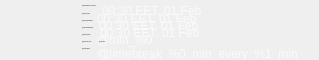
       <widget class="QWidget" name="info_lefttop" native="true">
        <property name="minimumSize">
         <size>
          <width>319</width>
          <height>60</height>
         </size>
        </property>
        <property name="maximumSize">
         <size>
          <width>482</width>
          <height>60</height>
         </size>
        </property>
        <layout class="QHBoxLayout" name="horizontalLayout_5" stretch="0,1">
         <property name="spacing">
          <number>20</number>
         </property>
         <property name="leftMargin">
          <number>30</number>
         </property>
         <property name="topMargin">
          <number>0</number>
         </property>
         <property name="rightMargin">
          <number>0</number>
         </property>
         <property name="bottomMargin">
          <number>0</number>
         </property>
         <item alignment="Qt::AlignLeft">
          <widget class="QLabel" name="icon_lefttop">
           <property name="minimumSize">
            <size>
             <width>32</width>
             <height>32</height>
            </size>
           </property>
           <property name="maximumSize">
            <size>
             <width>32</width>
             <height>32</height>
            </size>
           </property>
           <property name="pixmap">
            <pixmap resource="../../resources.qrc">:/textures/Common/Tournament/icon_info_area_time.png</pixmap>
           </property>
          </widget>
         </item>
         <item>
          <widget class="EntityWidget" name="texts_lefttop" native="true">
           <property name="minimumSize">
            <size>
             <width>0</width>
             <height>60</height>
            </size>
           </property>
           <property name="maximumSize">
            <size>
             <width>16777215</width>
             <height>60</height>
            </size>
           </property>
           <property name="respondable" stdset="0">
            <bool>false</bool>
           </property>
           <layout class="QVBoxLayout" name="verticalLayout_6" stretch="0,0,0,0,0,0,0,0,1">
            <property name="spacing">
             <number>1</number>
            </property>
            <property name="leftMargin">
             <number>0</number>
            </property>
            <property name="topMargin">
             <number>4</number>
            </property>
            <property name="rightMargin">
             <number>0</number>
            </property>
            <property name="bottomMargin">
             <number>0</number>
            </property>
            <item alignment="Qt::AlignLeft|Qt::AlignTop">
             <widget class="QWidget" name="_registration_start_time" native="true">
              <property name="minimumSize">
               <size>
                <width>0</width>
                <height>16</height>
               </size>
              </property>
              <property name="maximumSize">
               <size>
                <width>16777215</width>
                <height>16</height>
               </size>
              </property>
              <layout class="QHBoxLayout" name="zzz_8" stretch="0,1">
               <property name="spacing">
                <number>5</number>
               </property>
               <property name="leftMargin">
                <number>0</number>
               </property>
               <property name="topMargin">
                <number>0</number>
               </property>
               <property name="rightMargin">
                <number>0</number>
               </property>
               <property name="bottomMargin">
                <number>0</number>
               </property>
               <item alignment="Qt::AlignLeft|Qt::AlignTop">
                <widget class="QLabel" name="msg_registration_start_time">
                 <property name="font">
                  <font>
                   <family>Open Sans</family>
                   <pointsize>-1</pointsize>
                   <weight>50</weight>
                   <italic>false</italic>
                   <bold>false</bold>
                  </font>
                 </property>
                 <property name="text">
                  <string>@msg_registration_start_time:</string>
                 </property>
                </widget>
               </item>
               <item alignment="Qt::AlignLeft|Qt::AlignTop">
                <widget class="QLabel" name="value_registration_start_time">
                 <property name="styleSheet">
                  <string notr="true">QLabel {
    font:13px &quot;Open Sans&quot;;
    color: #fafafa;
}</string>
                 </property>
                 <property name="text">
                  <string notr="true">00:30 EET, 01 Feb</string>
                 </property>
                </widget>
               </item>
              </layout>
             </widget>
            </item>
            <item alignment="Qt::AlignLeft|Qt::AlignTop">
             <widget class="QWidget" name="_start_time" native="true">
              <property name="minimumSize">
               <size>
                <width>0</width>
                <height>16</height>
               </size>
              </property>
              <property name="maximumSize">
               <size>
                <width>16777215</width>
                <height>16</height>
               </size>
              </property>
              <layout class="QHBoxLayout" name="zzz_4" stretch="0,1">
               <property name="spacing">
                <number>5</number>
               </property>
               <property name="leftMargin">
                <number>0</number>
               </property>
               <property name="topMargin">
                <number>0</number>
               </property>
               <property name="rightMargin">
                <number>0</number>
               </property>
               <property name="bottomMargin">
                <number>0</number>
               </property>
               <item alignment="Qt::AlignLeft|Qt::AlignTop">
                <widget class="QLabel" name="msg_start_time">
                 <property name="font">
                  <font>
                   <family>Open Sans</family>
                   <pointsize>-1</pointsize>
                   <weight>50</weight>
                   <italic>false</italic>
                   <bold>false</bold>
                  </font>
                 </property>
                 <property name="text">
                  <string>@msg_start_time:</string>
                 </property>
                </widget>
               </item>
               <item alignment="Qt::AlignLeft|Qt::AlignTop">
                <widget class="QLabel" name="value_start_time">
                 <property name="styleSheet">
                  <string notr="true">QLabel {
    font:13px &quot;Open Sans&quot;;
    color: #fafafa;
}</string>
                 </property>
                 <property name="text">
                  <string notr="true">00:30 EET, 01 Feb</string>
                 </property>
                </widget>
               </item>
              </layout>
             </widget>
            </item>
            <item alignment="Qt::AlignLeft|Qt::AlignTop">
             <widget class="QWidget" name="hadStartedDate" native="true">
              <property name="minimumSize">
               <size>
                <width>0</width>
                <height>16</height>
               </size>
              </property>
              <property name="maximumSize">
               <size>
                <width>16777215</width>
                <height>16</height>
               </size>
              </property>
              <layout class="QHBoxLayout" name="zzz_9" stretch="0,1">
               <property name="spacing">
                <number>5</number>
               </property>
               <property name="leftMargin">
                <number>0</number>
               </property>
               <property name="topMargin">
                <number>0</number>
               </property>
               <property name="rightMargin">
                <number>0</number>
               </property>
               <property name="bottomMargin">
                <number>0</number>
               </property>
               <item alignment="Qt::AlignLeft|Qt::AlignTop">
                <widget class="QLabel" name="msg_hadStartedDate">
                 <property name="font">
                  <font>
                   <family>Open Sans</family>
                   <pointsize>-1</pointsize>
                   <weight>50</weight>
                   <italic>false</italic>
                   <bold>false</bold>
                  </font>
                 </property>
                 <property name="text">
                  <string>@msg_hadStartedDate:</string>
                 </property>
                </widget>
               </item>
               <item alignment="Qt::AlignLeft|Qt::AlignTop">
                <widget class="QLabel" name="value_hadStartedDate">
                 <property name="styleSheet">
                  <string notr="true">QLabel {
    font:13px &quot;Open Sans&quot;;
    color: #fafafa;
}</string>
                 </property>
                 <property name="text">
                  <string notr="true">00:30 EET, 01 Feb</string>
                 </property>
                </widget>
               </item>
              </layout>
             </widget>
            </item>
            <item alignment="Qt::AlignLeft|Qt::AlignTop">
             <widget class="QWidget" name="hadFinishedDate" native="true">
              <property name="minimumSize">
               <size>
                <width>0</width>
                <height>16</height>
               </size>
              </property>
              <property name="maximumSize">
               <size>
                <width>16777215</width>
                <height>16</height>
               </size>
              </property>
              <layout class="QHBoxLayout" name="zzz_10" stretch="0,1">
               <property name="spacing">
                <number>5</number>
               </property>
               <property name="leftMargin">
                <number>0</number>
               </property>
               <property name="topMargin">
                <number>0</number>
               </property>
               <property name="rightMargin">
                <number>0</number>
               </property>
               <property name="bottomMargin">
                <number>0</number>
               </property>
               <item alignment="Qt::AlignLeft|Qt::AlignTop">
                <widget class="QLabel" name="msg_hadFinishedDate">
                 <property name="font">
                  <font>
                   <family>Open Sans</family>
                   <pointsize>-1</pointsize>
                   <weight>50</weight>
                   <italic>false</italic>
                   <bold>false</bold>
                  </font>
                 </property>
                 <property name="text">
                  <string>@msg_hadFinishedDate:</string>
                 </property>
                </widget>
               </item>
               <item alignment="Qt::AlignLeft|Qt::AlignTop">
                <widget class="QLabel" name="value_hadFinishedDate">
                 <property name="styleSheet">
                  <string notr="true">QLabel {
    font:13px &quot;Open Sans&quot;;
    color: #fafafa;
}</string>
                 </property>
                 <property name="text">
                  <string notr="true">00:30 EET, 01 Feb</string>
                 </property>
                </widget>
               </item>
              </layout>
             </widget>
            </item>
            <item alignment="Qt::AlignLeft|Qt::AlignTop">
             <widget class="QWidget" name="active_time" native="true">
              <property name="minimumSize">
               <size>
                <width>0</width>
                <height>16</height>
               </size>
              </property>
              <property name="maximumSize">
               <size>
                <width>16777215</width>
                <height>16</height>
               </size>
              </property>
              <layout class="QHBoxLayout" name="horizontalLayout_22" stretch="0,1">
               <property name="spacing">
                <number>5</number>
               </property>
               <property name="leftMargin">
                <number>0</number>
               </property>
               <property name="topMargin">
                <number>0</number>
               </property>
               <property name="rightMargin">
                <number>0</number>
               </property>
               <property name="bottomMargin">
                <number>0</number>
               </property>
               <item alignment="Qt::AlignLeft|Qt::AlignTop">
                <widget class="QLabel" name="msg_active_time">
                 <property name="font">
                  <font>
                   <family>Open Sans</family>
                   <pointsize>-1</pointsize>
                   <weight>50</weight>
                   <italic>false</italic>
                   <bold>false</bold>
                  </font>
                 </property>
                 <property name="text">
                  <string>@msg_active_time:</string>
                 </property>
                </widget>
               </item>
               <item alignment="Qt::AlignLeft|Qt::AlignTop">
                <widget class="QLabel" name="value_active_time">
                 <property name="styleSheet">
                  <string notr="true">QLabel {
    font:13px &quot;Open Sans&quot;;
    color: #fafafa;
}</string>
                 </property>
                 <property name="text">
                  <string notr="true">@min_%0</string>
                 </property>
                </widget>
               </item>
              </layout>
             </widget>
            </item>
            <item alignment="Qt::AlignLeft|Qt::AlignTop">
             <widget class="QWidget" name="level_and_blinds" native="true">
              <property name="minimumSize">
               <size>
                <width>0</width>
                <height>16</height>
               </size>
              </property>
              <property name="maximumSize">
               <size>
                <width>16777215</width>
                <height>16</height>
               </size>
              </property>
              <layout class="QHBoxLayout" name="horizontalLayout_7" stretch="0,1">
               <property name="spacing">
                <number>0</number>
               </property>
               <property name="leftMargin">
                <number>0</number>
               </property>
               <property name="topMargin">
                <number>0</number>
               </property>
               <property name="rightMargin">
                <number>0</number>
               </property>
               <property name="bottomMargin">
                <number>0</number>
               </property>
               <item alignment="Qt::AlignLeft|Qt::AlignTop">
                <widget class="QWidget" name="_current_level" native="true">
                 <layout class="QHBoxLayout" name="horizontalLayout_23" stretch="0,1">
                  <property name="spacing">
                   <number>5</number>
                  </property>
                  <property name="leftMargin">
                   <number>0</number>
                  </property>
                  <property name="topMargin">
                   <number>0</number>
                  </property>
                  <property name="rightMargin">
                   <number>0</number>
                  </property>
                  <property name="bottomMargin">
                   <number>0</number>
                  </property>
                  <item alignment="Qt::AlignLeft|Qt::AlignTop">
                   <widget class="QLabel" name="msg_current_levell">
                    <property name="font">
                     <font>
                      <family>Open Sans</family>
                      <pointsize>-1</pointsize>
                      <weight>50</weight>
                      <italic>false</italic>
                      <bold>false</bold>
                     </font>
                    </property>
                    <property name="text">
                     <string>@msg_current_level:</string>
                    </property>
                   </widget>
                  </item>
                  <item alignment="Qt::AlignLeft|Qt::AlignTop">
                   <widget class="QLabel" name="value_current_level">
                    <property name="font">
                     <font>
                      <family>Open Sans</family>
                      <pointsize>-1</pointsize>
                      <weight>50</weight>
                      <italic>false</italic>
                      <bold>false</bold>
                     </font>
                    </property>
                    <property name="styleSheet">
                     <string notr="true">QLabel {
    font: 13px &quot;Open Sans&quot;;
    color: #fafafa;
}</string>
                    </property>
                    <property name="text">
                     <string notr="true">0</string>
                    </property>
                   </widget>
                  </item>
                 </layout>
                </widget>
               </item>
               <item alignment="Qt::AlignLeft|Qt::AlignTop">
                <widget class="QWidget" name="blinds" native="true">
                 <layout class="QHBoxLayout" name="horizontalLayout_24" stretch="0,1">
                  <property name="spacing">
                   <number>5</number>
                  </property>
                  <property name="leftMargin">
                   <number>0</number>
                  </property>
                  <property name="topMargin">
                   <number>0</number>
                  </property>
                  <property name="rightMargin">
                   <number>0</number>
                  </property>
                  <property name="bottomMargin">
                   <number>0</number>
                  </property>
                  <item alignment="Qt::AlignLeft|Qt::AlignTop">
                   <widget class="QLabel" name="msg_blinds">
                    <property name="font">
                     <font>
                      <family>Open Sans</family>
                      <pointsize>-1</pointsize>
                      <weight>50</weight>
                      <italic>false</italic>
                      <bold>false</bold>
                     </font>
                    </property>
                    <property name="text">
                     <string>@msg_blinds:</string>
                    </property>
                   </widget>
                  </item>
                  <item alignment="Qt::AlignLeft|Qt::AlignTop">
                   <widget class="QLabel" name="value_blinds">
                    <property name="font">
                     <font>
                      <family>Open Sans</family>
                      <pointsize>-1</pointsize>
                      <weight>50</weight>
                      <italic>false</italic>
                      <bold>false</bold>
                     </font>
                    </property>
                    <property name="toolTip">
                     <string notr="true">($$).($$)</string>
                    </property>
                    <property name="styleSheet">
                     <string notr="true">QLabel {
    font: 13px &quot;Open Sans&quot;;
    color: #fafafa;
}</string>
                    </property>
                    <property name="text">
                     <string notr="true">%0/%1</string>
                    </property>
                   </widget>
                  </item>
                 </layout>
                </widget>
               </item>
              </layout>
             </widget>
            </item>
            <item alignment="Qt::AlignLeft|Qt::AlignTop">
             <widget class="QWidget" name="timebreak" native="true">
              <property name="minimumSize">
               <size>
                <width>0</width>
                <height>16</height>
               </size>
              </property>
              <property name="maximumSize">
               <size>
                <width>16777215</width>
                <height>16</height>
               </size>
              </property>
              <layout class="QHBoxLayout" name="zzz_11" stretch="0,1">
               <property name="spacing">
                <number>5</number>
               </property>
               <property name="leftMargin">
                <number>0</number>
               </property>
               <property name="topMargin">
                <number>0</number>
               </property>
               <property name="rightMargin">
                <number>0</number>
               </property>
               <property name="bottomMargin">
                <number>0</number>
               </property>
               <item alignment="Qt::AlignLeft|Qt::AlignTop">
                <widget class="QLabel" name="msg_timebreak">
                 <property name="font">
                  <font>
                   <family>Open Sans</family>
                   <pointsize>-1</pointsize>
                   <weight>50</weight>
                   <italic>false</italic>
                   <bold>false</bold>
                  </font>
                 </property>
                 <property name="text">
                  <string>@msg_timebreak:</string>
                 </property>
                </widget>
               </item>
               <item alignment="Qt::AlignLeft|Qt::AlignTop">
                <widget class="TextWidget" name="value_timebreak">
                 <property name="styleSheet">
                  <string notr="true">QLabel {
    font:13px &quot;Open Sans&quot;;
    color: #fafafa;
}</string>
                 </property>
                 <property name="text">
                  <string>@timebreak_%0_min_every_%1_min</string>
                 </property>
                 <property name="strings" stdset="0">
                  <stringlist notr="true">
                   <string>5</string>
                   <string>55</string>
                  </stringlist>
                 </property>
                </widget>
               </item>
              </layout>
             </widget>
            </item>
            <item alignment="Qt::AlignLeft|Qt::AlignTop">
             <widget class="QWidget" name="nextTimebreak" native="true">
              <property name="minimumSize">
               <size>
                <width>0</width>
                <height>16</height>
               </size>
              </property>
              <property name="maximumSize">
               <size>
                <width>16777215</width>
                <height>16</height>
               </size>
              </property>
              <layout class="QHBoxLayout" name="horizontalLayout_21" stretch="0,1">
               <property name="spacing">
                <number>5</number>
               </property>
               <property name="leftMargin">
                <number>1</number>
               </property>
               <property name="topMargin">
                <number>1</number>
               </property>
               <property name="rightMargin">
                <number>1</number>
               </property>
               <property name="bottomMargin">
                <number>1</number>
               </property>
               <item>
                <widget class="QLabel" name="msg_nextTimebreak">
                 <property name="font">
                  <font>
                   <family>Open Sans</family>
                   <pointsize>-1</pointsize>
                   <weight>50</weight>
                   <italic>false</italic>
                   <bold>false</bold>
                  </font>
                 </property>
                 <property name="text">
                  <string>@msg_nextTimebreak:</string>
                 </property>
                </widget>
               </item>
               <item alignment="Qt::AlignLeft">
                <widget class="QLabel" name="value_nextTimebreak">
                 <property name="styleSheet">
                  <string notr="true">QLabel {
    font:13px &quot;Open Sans&quot;;
    color: #fafafa;
}</string>
                 </property>
                 <property name="text">
                  <string>@min_%0</string>
                 </property>
                </widget>
               </item>
              </layout>
             </widget>
            </item>
            <item>
             <spacer name="verticalSpacer">
              <property name="orientation">
               <enum>Qt::Vertical</enum>
              </property>
              <property name="sizeHint" stdset="0">
               <size>
                <width>20</width>
                <height>40</height>
               </size>
              </property>
             </spacer>
            </item>
           </layout>
          </widget>
         </item>
        </layout>
       </widget>
